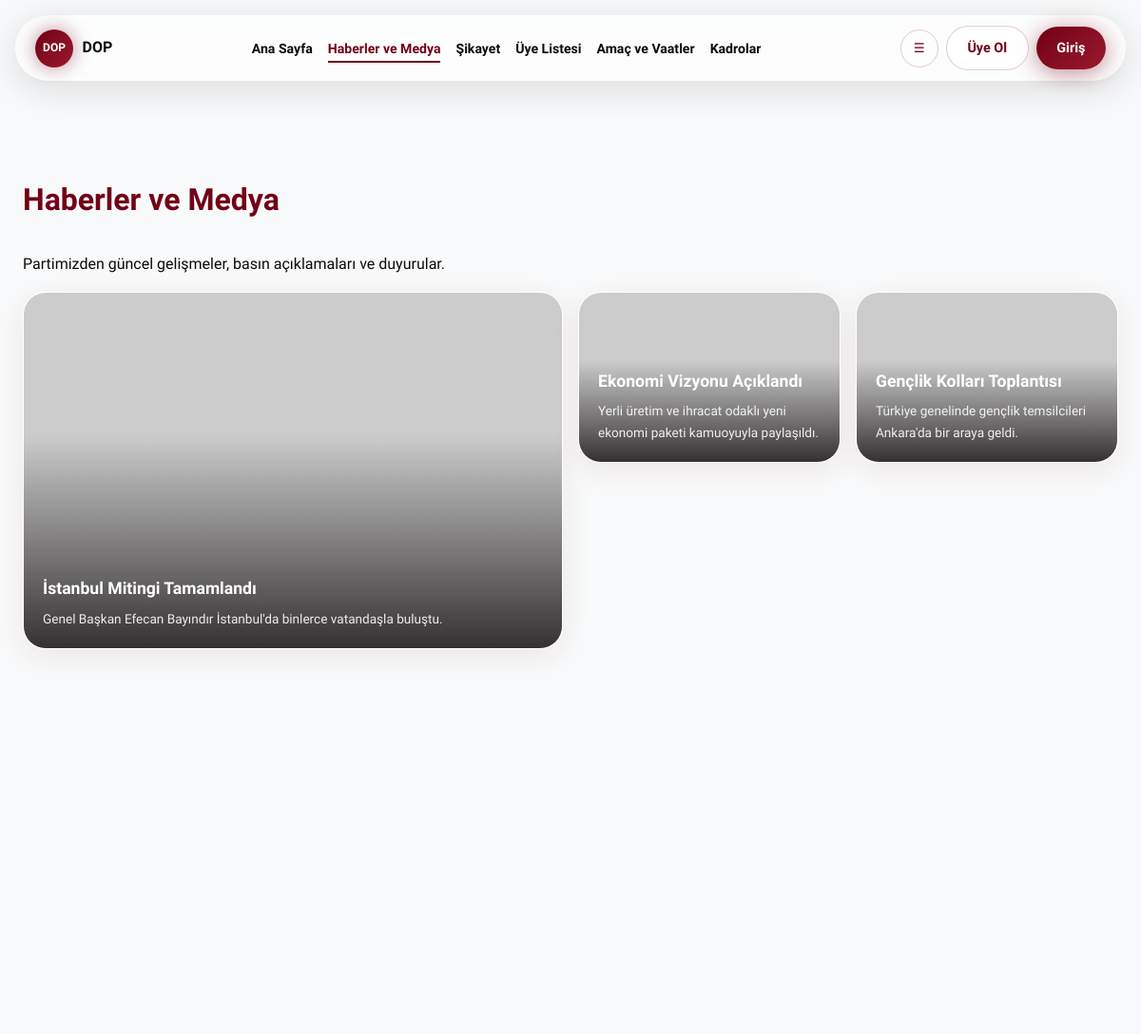
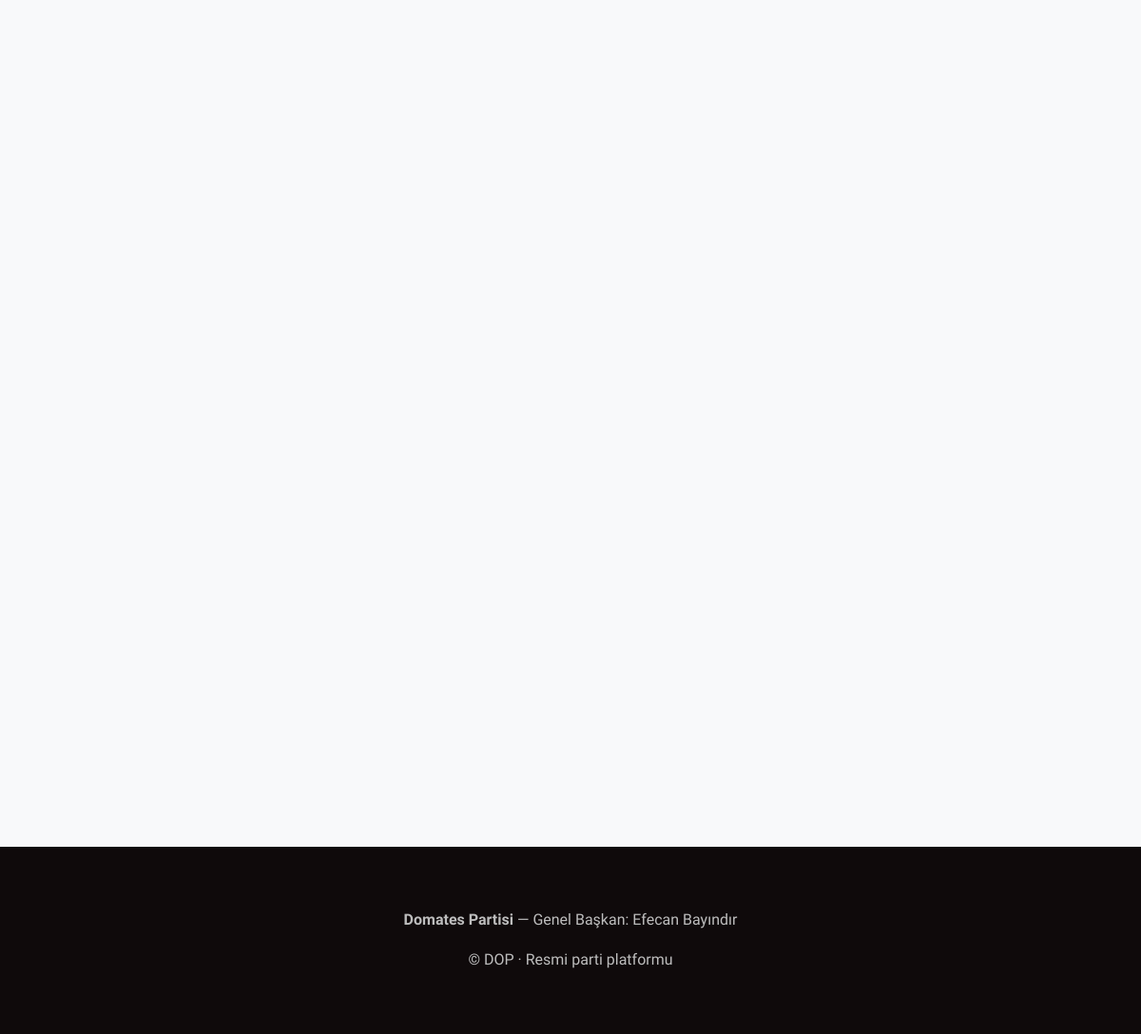
The app's page /haberler with its own data (2 pictures, top to bottom).
### tables this page shows
CREATE TABLE cms_settings (
                key TEXT PRIMARY KEY,
                value TEXT NOT NULL
            );

CREATE TABLE news_articles (
                id INTEGER PRIMARY KEY AUTOINCREMENT,
                title TEXT NOT NULL,
                excerpt TEXT NOT NULL,
                image_url TEXT NOT NULL,
                category TEXT DEFAULT 'haber',
                featured INTEGER DEFAULT 0,
                sort_order INTEGER DEFAULT 0,
                created_at TEXT NOT NULL
            );

### app.py (the view)
@app.route("/haberler")
def news_media():
    with db.get_db() as conn:
        ctx = get_site_context(conn)
        return render_template(
            "haberler.html",
            news=[dict(r) for r in conn.execute("SELECT * FROM news_articles ORDER BY created_at DESC").fetchall()],
            press=[dict(r) for r in conn.execute("SELECT * FROM press_releases ORDER BY sort_order").fetchall()],
            events=[dict(r) for r in conn.execute("SELECT * FROM events ORDER BY event_date").fetchall()],
            media=[dict(r) for r in conn.execute("SELECT * FROM media_items ORDER BY sort_order").fetchall()],
            agenda=[dict(r) for r in conn.execute("SELECT * FROM agenda_items ORDER BY sort_order, id").fetchall()],
            **ctx,
        )

### app.py (called while the page is built)
def get_site_context(conn):
    cms = db.get_cms(conn)
    active_congress = conn.execute(
        "SELECT * FROM congress_sessions WHERE active = 1 AND passed = 0 ORDER BY id DESC LIMIT 1"
    ).fetchone()
    notifications = []
    if current_user.is_authenticated and current_user.is_chairman:
        notifications = conn.execute(
            "SELECT * FROM admin_notifications WHERE read = 0 ORDER BY id DESC LIMIT 20"
        ).fetchall()
    return {
        "cms": cms,
        "active_congress": dict(active_congress) if active_congress else None,
        "admin_notifications": [dict(n) for n in notifications],
        "is_chairman": current_user.is_authenticated and current_user.is_chairman,
    }

@app.context_processor
def inject_globals():
    with db.get_db() as conn:
        ctx = get_site_context(conn)
    ctx["current_user"] = current_user
    ctx["cms_visible"] = lambda key: db.cms_visible(ctx["cms"], key)
    return ctx

### database.py (called while the page is built)
@contextmanager
def get_db():
    conn = sqlite3.connect(DB_PATH)
    conn.row_factory = sqlite3.Row
    try:
        yield conn
        conn.commit()
    finally:
        conn.close()

def get_cms(conn) -> dict:
    rows = conn.execute("SELECT key, value FROM cms_settings").fetchall()
    return {row["key"]: row["value"] for row in rows}

### templates/haberler.html (shortened to what this page needs)
{% extends "base.html" %}
{% block content %}
<section class="section-pad" style="padding-top:6rem;">
  <div class="container">
    <h1 class="section-title reveal">{{ cms.nav_news|default('Haberler') }}</h1>
    <p class="reveal">{{ cms.text_news_subtitle|default('Partimizden güncel gelişmeler, basın açıklamaları ve duyurular.') }}</p>
    <div class="bento-grid reveal" style="grid-template-rows: repeat(2, 180px); margin-bottom:3rem;">
      {% for article in news[:4] %}
      <article class="bento-item {% if loop.first %}bento-large{% endif %}">
        <img src="{{ article.image_url }}" alt="">
        <div class="bento-caption">
          <h3>{{ article.title }}</h3>
          <p>{{ article.excerpt }}</p>
        </div>
      </article>
      {% endfor %}
    </div>
  </div>
</section>
{% endblock %}

### templates/base.html (shortened to what this page needs)
<!DOCTYPE html>
<html lang="tr">
<head>
  <link rel="stylesheet" href="{{ url_for('static', filename='css/main.css') }}">
</head>
<body class="{% block body_class %}{% endblock %}{% if is_chairman %} chairman-mode{% endif %}"
  data-user-role="{% if current_user.is_authenticated %}{{ current_user.role }}{% else %}guest{% endif %}"
  data-logged-in="{% if current_user.is_authenticated %}1{% else %}0{% endif %}"
  data-chairman="{% if is_chairman %}1{% else %}0{% endif %}">
  <div class="nav-spacer"></div>
  <div class="floating-nav-wrap" id="floating-nav">
    <header class="floating-nav">
      <a href="{{ url_for('index') }}" class="brand">
        {% if cms.logo_url %}
        <img src="{{ cms.logo_url }}" alt="Logo" class="brand-logo-img" style="height:32px; object-fit:contain; border-radius:4px;">
        {% else %}
        <span class="brand-logo">{{ cms.party_short[:3] }}</span>
        {% endif %}
        <span>{{ cms.party_short }}</span>
      </a>
      <nav>
        <ul class="main-nav" id="main-nav">
          <li><a href="{{ url_for('index') }}" class="{% if request.endpoint == 'index' %}active{% endif %}">{{ cms.nav_home }}</a></li>
          <li><a href="{{ url_for('news_media') }}" class="{% if request.endpoint == 'news_media' %}active{% endif %}">{{ cms.nav_news|default('Haberler') }}</a></li>
          <li><a href="{{ url_for('complaint') }}" class="{% if request.endpoint == 'complaint' %}active{% endif %}">{{ cms.nav_complaint }}</a></li>
          <li><a href="{{ url_for('members') }}" class="{% if request.endpoint == 'members' %}active{% endif %}">{{ cms.nav_members }}</a></li>
          <li><a href="{{ url_for('promises_page') }}" class="{% if request.endpoint == 'promises_page' %}active{% endif %}">{{ cms.nav_promises }}</a></li>
          <li><a href="{{ url_for('org_chart') }}" class="{% if request.endpoint == 'org_chart' %}active{% endif %}">{{ cms.nav_org }}</a></li>
        </ul>
      </nav>
      <div class="nav-icons">
        <button type="button" class="icon-btn" id="nav-toggle" aria-label="Menü">☰</button>
        {% if current_user.is_authenticated %}
        <span style="font-size:0.85rem;font-weight:600;">{{ current_user.first_name }} · {{ current_user.role_label }}</span>
        <a href="{{ url_for('logout') }}" class="btn btn-glass">Çıkış</a>
        {% else %}
        <a href="{{ url_for('register_member') }}" class="btn btn-glass">Üye Ol</a>
        <a href="{{ url_for('login') }}" class="btn btn-premium">Giriş</a>
        {% endif %}
      </div>
    </header>
  </div>
  <main>
    {% block content %}{% endblock %}
  </main>
  <footer class="site-footer">
    <div class="container">
      <p><strong>{{ cms.party_name }}</strong> — {{ cms.text_footer_chairman|default('Genel Başkan') }}: {{ cms.chairman }}</p>
      <p>© {{ cms.party_short }} · {{ cms.text_footer_copyright|default('Resmi parti platformu') }}</p>
    </div>
  </footer>
</body>
</html>

### records on screen
cms_settings: value "DOP", party_short "DOP"
cms_settings: nav_home "Ana Sayfa"
cms_settings: nav_news "Haberler ve Medya"
cms_settings: nav_complaint "Şikayet"
cms_settings: nav_members "Üye Listesi"
cms_settings: nav_promises "Amaç ve Vaatler"
cms_settings: nav_org "Kadrolar"
news_articles: title "İstanbul Mitingi Tamamlandı", excerpt "Genel Başkan Efecan Bayındır İstanbul'da binlerce vatandaşla buluştu."
news_articles: title "Ekonomi Vizyonu Açıklandı", excerpt "Yerli üretim ve ihracat odaklı yeni ekonomi paketi kamuoyuyla paylaşıldı."
news_articles: title "Gençlik Kolları Toplantısı", excerpt "Türkiye genelinde gençlik temsilcileri Ankara'da bir araya geldi."
cms_settings: party_name "Domates Partisi"
cms_settings: chairman "Efecan Bayındır"

### other values on screen
{{ cms.text_footer_chairman|default('Genel Başkan') }} "Genel Başkan"
{{ cms.text_footer_copyright|default('Resmi parti platformu') }} "Resmi parti platformu"
